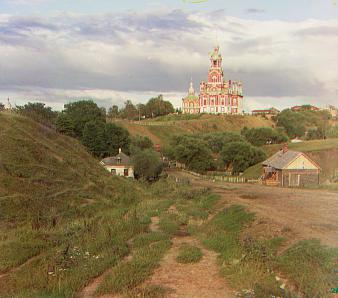
#> input picture HW2/Colorizing/output/cathedral.jpg, 338 x 298 px, given as the content of the folder hw5_data/train/, which was not available
$ jupyter execute KNN.ipynb   (shell and % lines are left out)
#> lines starting #> are read from the running program, lines starting #| are printed output that depends on the picture; pictures that were not available may be replaced by others from this repository, and a replacement may not be noted
[cell 1]
import os
import numpy as np
import cv2
import matplotlib.pyplot as plt


class_label =  os.listdir(f'hw5_data/train/')

[cell 2]
def DataLoader(path, standardize=False):
#> called with path = 'train', standardize = True
    img_list = np.zeros([256,1])
    label_list = []
    num_img = 0
    for classes in class_label:
        for img in os.listdir(f'hw5_data/{path}/{classes}'):
            if img.endswith('.jpg'):
                label_list.append(classes)
                original = cv2.imread(f'hw5_data/{path}/{classes}/{img}', cv2.IMREAD_GRAYSCALE)
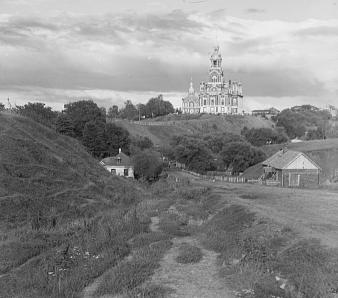
#> original: shape (298, 338); min 0, max 255, mean 136.5

                if standardize:
                    mean = np.mean(original)
#> mean = 136.5
                    stds = np.std(original)
#> stds = 54.46
                    original = (original-mean) / (stds+1e-6)

                resized_img = cv2.resize(original, (16, 16), interpolation=cv2.INTER_CUBIC).reshape(-1,1)
#> resized_img = 256 values, max 1.85 at index 89, min -1.67 at index 150, mean 0.0171
                img_list = np.hstack([img_list, resized_img])
#> img_list = 256 pairs, first value 0 to 0, second value -1.67 to 1.85
                num_img += 1
    img_list = img_list.T[1:,:]
    return img_list, label_list, num_img

[cell 3]
from scipy.spatial.distance import cdist

def create_dict():
    dic = {}
    for name in set(train_label):
        dic[name] = 0
    return dic


def KNN(k):

    acc = 0
    distance = cdist(train_img, test_img)

    for i in range(num_test):
        dic = create_dict()
        idx = np.argsort(distance[:,i])[:k]

        for j in idx:
            dic[train_label[j]] += 1

        if max(dic, key=dic.get) == test_label[i]:
            acc += 1

    return acc/num_test

[cell 4]
def Standardize_whole_data(train, test):
    total_mean = np.mean(train)
    total_std = np.std(train)
    train = (train-total_mean) / total_std

    total_mean = np.mean(test)
    total_std = np.std(test)
    test = (test-total_mean) / total_std

    return train, test

[cell 5]
train_img, train_label, num_train = DataLoader('train', standardize=True)
#> train_label = ['cathedral.jpg']; num_train = 1
test_img, test_label, num_test = DataLoader('test', standardize=True)
#> test_label = ['cathedral.jpg']; num_test = 1

score_std = [0]
for i in range(1,21):
    score_std.append(KNN(i))
#> after the loop, score_std = [0, 1, 1, 1, 1, 1, 1, 1, 1, 1, 1, 1, 1, 1, 1, 1, 1, 1, 1, 1, 1]

train_img, train_label, num_train = DataLoader('train', standardize=False)
test_img, test_label, num_test = DataLoader('test', standardize=False)


score = [0]
for i in range(1,21):
    score.append(KNN(i))
#> after the loop, score has the same summary as score_std


train_img, train_label, num_train = DataLoader('train', standardize=False)
test_img, test_label, num_test = DataLoader('test', standardize=False)
train_img, test_img = Standardize_whole_data(train_img, test_img)
#> in Standardize_whole_data, `total_mean = np.mean(train)`: total_mean = 137.4
#> in Standardize_whole_data, `total_std = np.std(train)`: total_std = 53.53

score_whone_std = [0]
for i in range(1,21):
    score_whone_std.append(KNN(i))
#> after the loop, score_whone_std has the same summary as score_std


plt.plot(score_std, label='Standardize', marker='.')
plt.plot(score, label='Normal', marker='x')
plt.plot(score_whone_std, label='Whole Standardize', marker='o')
plt.xticks(np.arange(0, 21, step=1))
plt.legend(loc=0)
plt.title('Resized')
plt.tight_layout()
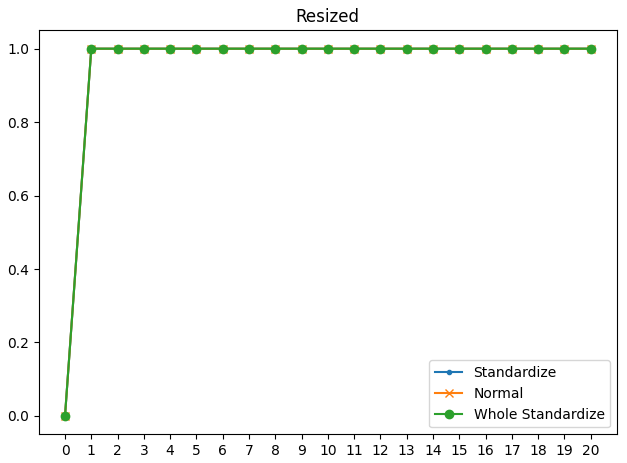
#> figure drawn by matplotlib, 1 panel; curve peaks at x = 1, y = 1; curve peaks at x = 1, y = 1; curve peaks at x = 1, y = 1

[cell 6]
def DataLoader(path, standardize=False):
#> called with path = 'train', standardize = True
    img_list = np.zeros([256,1])
    label_list = []
    num_img = 0
    for classes in class_label:
        for img in os.listdir(f'hw5_data/{path}/{classes}'):
            if img.endswith('.jpg'):
                label_list.append(classes)
                original = cv2.imread(f'hw5_data/{path}/{classes}/{img}', cv2.IMREAD_GRAYSCALE)

                if standardize:
                    mean = np.mean(original)
#> mean = 136.5
                    stds = np.std(original)
#> stds = 54.46
                    original = (original-mean) / (stds+1e-6)

                h, w = original.shape
#> h = 298; w = 338
                resized_img = original[h//2-8:h//2+8, w//2-8:w//2+8].reshape(-1,1)
#> resized_img = 256 values, max -0.303 at index 55, min -1.59 at index 231, mean -0.922
                img_list = np.hstack([img_list, resized_img])
#> img_list = 256 pairs, first value 0 to 0, second value -1.59 to -0.303
                num_img += 1
    img_list = img_list.T[1:,:]
    return img_list, label_list, num_img


train_img, train_label, num_train = DataLoader('train', standardize=True)
test_img, test_label, num_test = DataLoader('test', standardize=True)

score_std = [0]
for i in range(1,21):
    score_std.append(KNN(i))

train_img, train_label, num_train = DataLoader('train', standardize=False)
test_img, test_label, num_test = DataLoader('test', standardize=False)


score = [0]
for i in range(1,21):
    score.append(KNN(i))


train_img, train_label, num_train = DataLoader('train', standardize=False)
test_img, test_label, num_test = DataLoader('test', standardize=False)
train_img, test_img = Standardize_whole_data(train_img, test_img)

score_whone_std = [0]
for i in range(1,21):
    score_whone_std.append(KNN(i))


plt.plot(score_std, label='Standardize', marker='.')
plt.plot(score, label='Normal', marker='x')
plt.plot(score_whone_std, label='Whole Standardize', marker='o')
plt.xticks(np.arange(0, 21, step=1))
plt.legend(loc=0)
plt.title('Crop from center')
plt.tight_layout()
#> figure, not shown here; curve peaks at x = 1, y = 1; curve peaks at x = 1, y = 1; curve peaks at x = 1, y = 1

$ run again, on HW2/Colorizing/output/emir.jpg
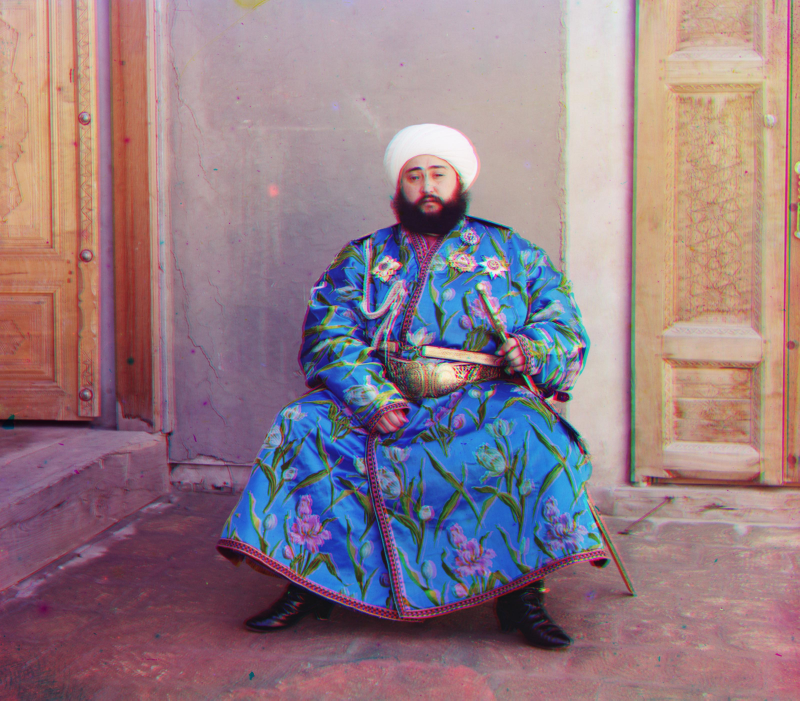
#> input picture HW2/Colorizing/output/emir.jpg, 3198 x 2801 px, given as the content of the folder hw5_data/train/, which was not available (shown at 1/4 size)
#> in DataLoader, `original = cv2.imread(f'hw5_data/{path}/{classes}/{img}', cv2.IMREAD_G..`:
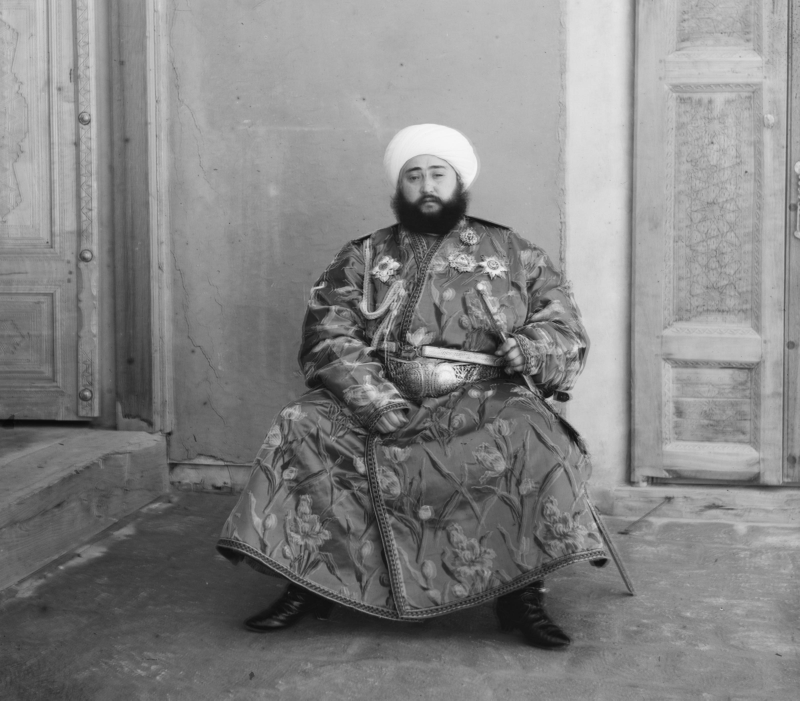
#> original: shape (2801, 3198) (shown at 1/4 size); min 7, max 249, mean 132.2
#> in DataLoader, `mean = np.mean(original)`: mean = 132.2
#> in DataLoader, `stds = np.std(original)`: stds = 45.91
#> in DataLoader, `resized_img = cv2.resize(original, (16, 16), interpolation=cv2.INTER_C..`: resized_img = 256 values, max 2.14 at index 56, min -2.48 at index 218, mean -0.00387
#> in DataLoader, `img_list = np.hstack([img_list, resized_img])`: img_list = 256 pairs, first value 0 to 0, second value -2.48 to 2.14
#> train_label = ['emir.jpg']; num_train = 1
#> test_label = ['emir.jpg']; num_test = 1
#> after the loop `for i in range(1,21):`: score_std = [0, 1, 1, 1, 1, 1, 1, 1, 1, 1, 1, 1, 1, 1, 1, 1, 1, 1, 1, 1, 1]
#> after the loop `for i in range(1,21):`: score has the same summary as score_std
#> total_mean = 132
#> total_std = 45.78
#> after the loop `for i in range(1,21):`: score_whone_std has the same summary as score_std
#> in DataLoader, `mean = np.mean(original)`: mean = 132.2
#> in DataLoader, `stds = np.std(original)`: stds = 45.91
#> in DataLoader, `resized_img = original[h//2-8:h//2+8, w//2-8:w//2+8].reshape(-1,1)`: resized_img = 256 values, max -0.243 at index 15, min -2.33 at index 116, mean -1.8
#> in DataLoader, `img_list = np.hstack([img_list, resized_img])`: img_list = 256 pairs, first value 0 to 0, second value -2.33 to -0.243

$ run again, on HW2/Colorizing/output/lady.jpg
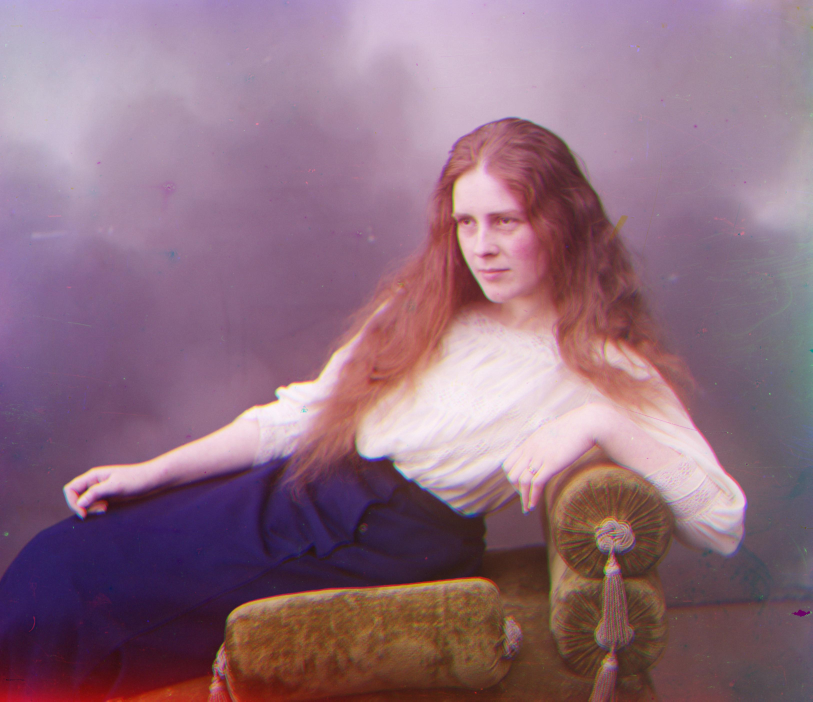
#> input picture HW2/Colorizing/output/lady.jpg, 3249 x 2805 px, given as the content of the folder hw5_data/train/, which was not available (shown at 1/4 size)
#> in DataLoader, `original = cv2.imread(f'hw5_data/{path}/{classes}/{img}', cv2.IMREAD_G..`:
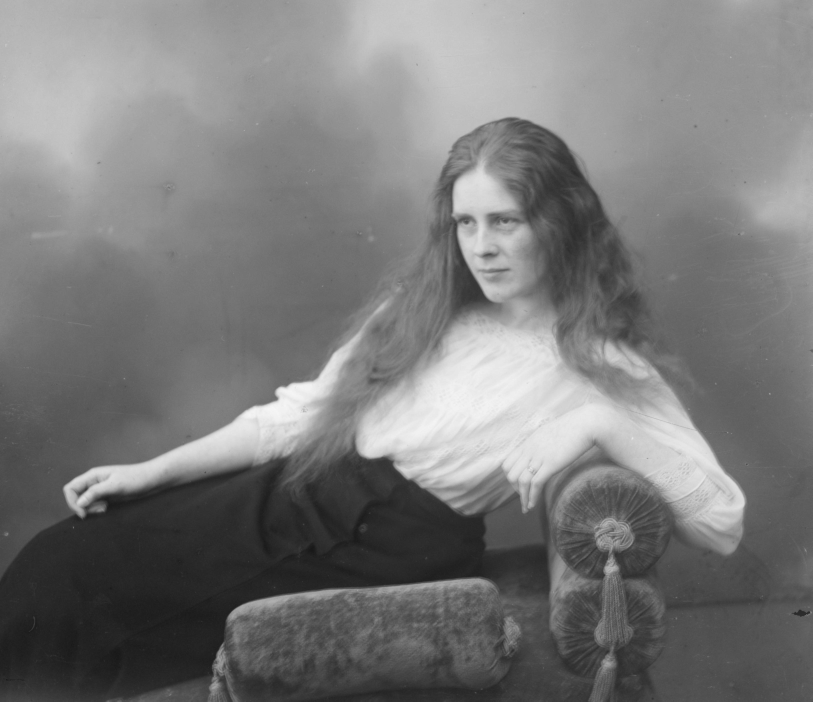
#> original: shape (2805, 3249) (shown at 1/4 size); min 19, max 247, mean 121.6
#> in DataLoader, `mean = np.mean(original)`: mean = 121.6
#> in DataLoader, `stds = np.std(original)`: stds = 51.29
#> in DataLoader, `resized_img = cv2.resize(original, (16, 16), interpolation=cv2.INTER_C..`: resized_img = 256 values, max 2.37 at index 149, min -1.82 at index 225, mean 0.0172
#> in DataLoader, `img_list = np.hstack([img_list, resized_img])`: img_list = 256 pairs, first value 0 to 0, second value -1.82 to 2.37
#> train_label = ['lady.jpg']; num_train = 1
#> test_label = ['lady.jpg']; num_test = 1
#> after the loop `for i in range(1,21):`: score_std = [0, 1, 1, 1, 1, 1, 1, 1, 1, 1, 1, 1, 1, 1, 1, 1, 1, 1, 1, 1, 1]
#> after the loop `for i in range(1,21):`: score has the same summary as score_std
#> total_mean = 122.5
#> total_std = 51.94
#> after the loop `for i in range(1,21):`: score_whone_std has the same summary as score_std
#> in DataLoader, `mean = np.mean(original)`: mean = 121.6
#> in DataLoader, `stds = np.std(original)`: stds = 51.29
#> in DataLoader, `resized_img = original[h//2-8:h//2+8, w//2-8:w//2+8].reshape(-1,1)`: resized_img = 256 values, max 0.183 at index 220, min -0.0897 at index 0, mean 0.0154
#> in DataLoader, `img_list = np.hstack([img_list, resized_img])`: img_list = 256 pairs, first value 0 to 0, second value -0.0897 to 0.183
